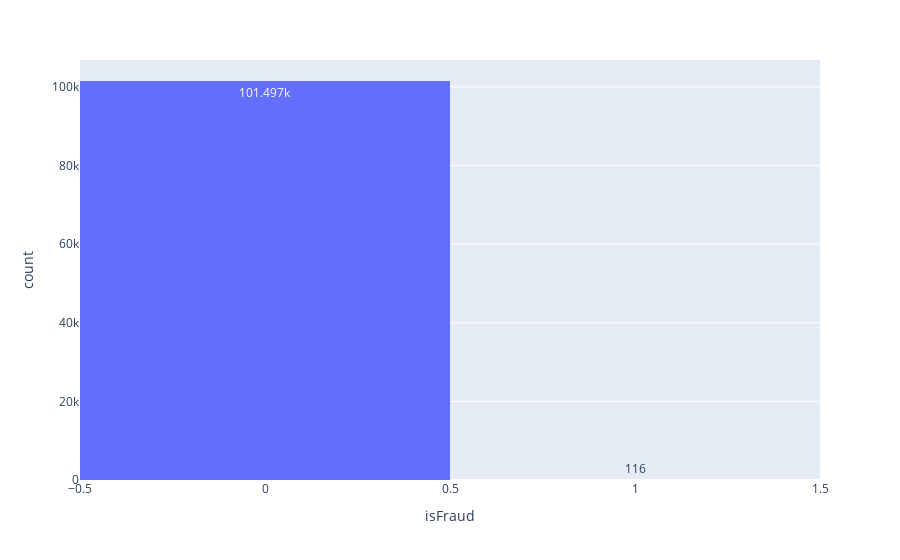

Notebook cell for this chart:
### Code cell
px.histogram(df, x="isFraud", text_auto=True)

### Figure 1 — Plotly figure (JSON) as saved in the notebook; plotly's stock layout.template omitted (floating-point values rounded to 4 significant figures; data arrays with more than 128 entries replaced by an {"elided": "..."} marker saying what was removed)
{"data": [{"alignmentgroup": "True", "bingroup": "x", "hovertemplate": "isFraud=%{x}<br>count=%{y}<extra></extra>", "legendgroup": "", "marker": {"color": "#636efa", "pattern": {"shape": ""}}, "name": "", "offsetgroup": "", "orientation": "v", "showlegend": false, "texttemplate": "%{value}", "type": "histogram", "x": {"elided": "101613 int values"}, "xaxis": "x", "yaxis": "y"}], "layout": {"barmode": "relative", "legend": {"tracegroupgap": 0}, "margin": {"t": 60}, "xaxis": {"anchor": "y", "domain": [0, 1], "title": {"text": "isFraud"}}, "yaxis": {"anchor": "x", "domain": [0, 1], "title": {"text": "count"}}}}
